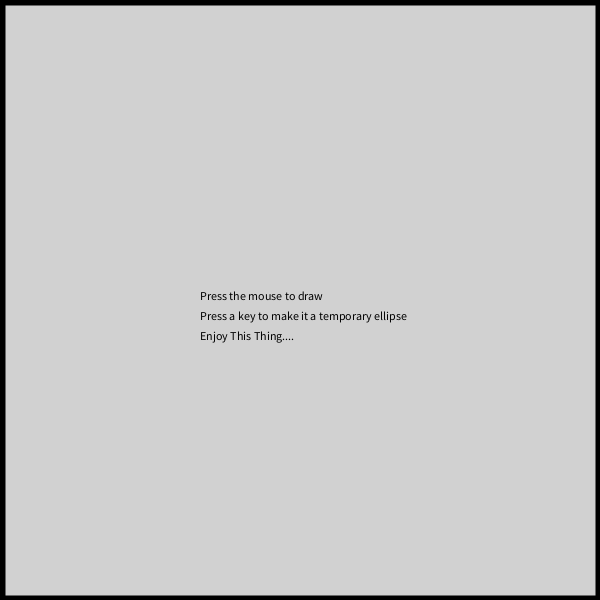
Frame 1 (no input)
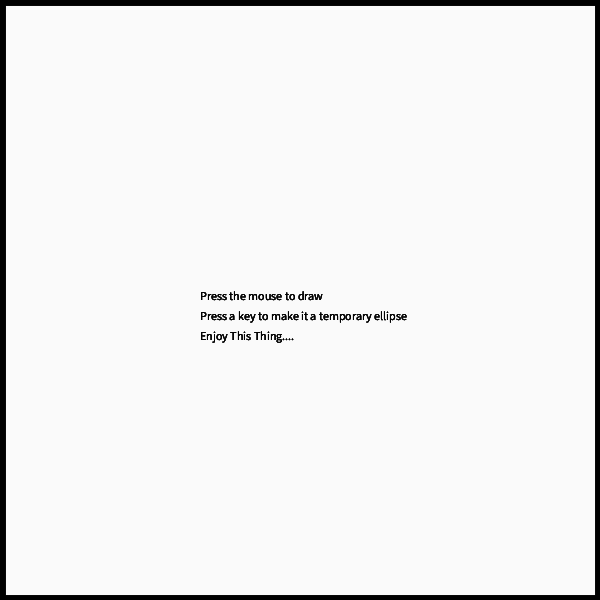
Frame 60 (the mouse pressed at the canvas centre just before this capture)
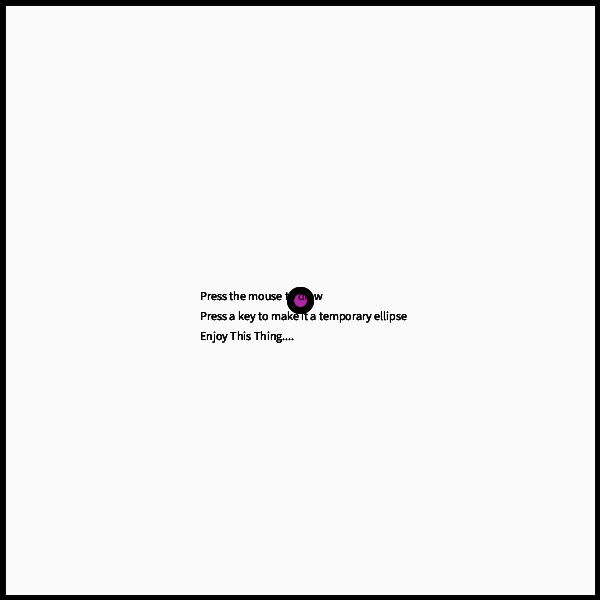
Frame 120 (the mouse held since frame 60 and released just before this capture)

The Processing sketch that drew these frames (run headless with seeded random() and noise(); from frame 60 on, the mouse is pressed at the canvas centre):

// Processing sketch: processing_71113
// ── processing_71113.pde

//Raidel C,Computer Programming 1, Mods 14-15, User Input
//http://argentxorion.webs.com

void setup() 
{
  size(600, 600);
  smooth();
  noStroke();
  color(RGB);
}

void draw()
{

  mouseDragged();
  info();
}
void mouseDragged()
{
  fill(255, 25);
  rect(0, 0, width, height);
  if (mousePressed ==true)
  {
    strokeWeight(7);
    fill(random(255), random(255), random(255), 200);
    ellipse(mouseX, mouseY, 20, 20);

  }
}
void keyPressed()
{
  
    strokeWeight(7);
    ellipse(mouseX, mouseY, 50, 50);
}
void info()
{
  noFill();
  strokeWeight(10);
  stroke(0);
  rect(0,0,600,600);
  fill(0);
  text("Press the mouse to draw", 200, 300);
  text("Press a key to make it a temporary ellipse", 200, 320);
  text("Enjoy This Thing....", 200, 340);
}
